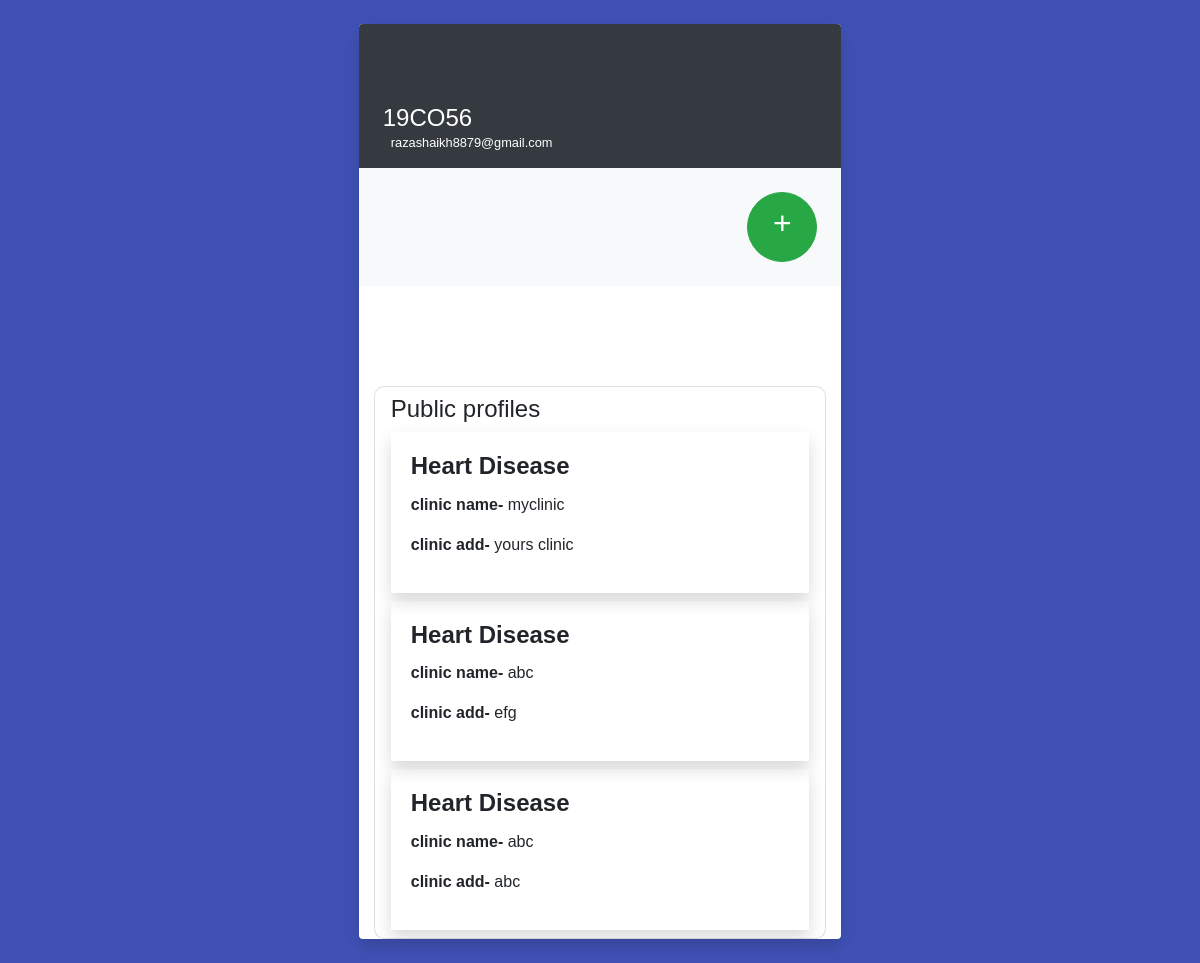
The app's page /accounts/profile/ (signed in) with its own data.
### accounts/models.py (models this page shows, shortened)
class DoctorInfo(models.Model):
    firstName = models.CharField(max_length=255)
    lastName  = models.CharField(max_length=255)
    username  = models.ForeignKey(User , on_delete=models.CASCADE)
    address   = models.CharField(max_length=500)
    clinic_name = models.CharField(max_length=256)
    specialization = models.CharField(max_length=255)
    phone  = models.IntegerField()
    description = models.TextField(max_length=500)

### accounts/views.py (the view)
# urls.py: path("profile/",views.doctor_profile,name="profile"),
def doctor_profile(request):
    if request.user.is_authenticated:
        data = DoctorInfo.objects.all()
        dic ={}
        c =0
        for d in data.values():
            if int(d['username_id']) == int(request.user.id):
                c +=1
                dic[f'data{c}'] = list(d.values())
        print(dic)
        return render(request,'profile.html',{'dic':dic})
    else:
        return redirect('/accounts/login/')

### accounts/templates/profile.html (shortened to what this page needs)
{% load static %}
<html>
    <head>
        <link rel="stylesheet" href="https://stackpath.bootstrapcdn.com/bootstrap/4.3.1/css/bootstrap.min.css">
        <link rel="stylesheet" href="{% static 'css/global.css' %}" >
    </head>
<body>
<div class="row py-4 px-0">
    <div class="col-xl-5 col-md-6 col-sm-10 mx-auto">
        <div class="bg-white shadow rounded overflow-hidden">
            <div class="px-4 pt-0 pb-4 bg-dark">
                <div class="media align-items-end profile-header">
                    <div class="media-body mb-5 text-white">
                        <h4 class="mt-0 mb-0">{{user.username}}</h4>
                        <p class="small mb-4"> {{user.email}}</p>
                    </div>
                </div>
            </div>
            <div class="bg-light p-4 d-flex justify-content-end text-center">
                <ul class="list-inline mb-0">
                    <li class="list-inline-item">
                        <a href="{% url 'doctor_page' %}" class="text-white "><button type="button" class="btn btn-success btn-circle btn-xl"> <h2> + </h2></button></a>
                    </li>
                </ul>
            </div>
            {% if dic %}
            <div class="container">
            <div class="card mt-5 border-5 pt-2 active pb-0 px-3">
                <h4>Public profiles</h4>
                {% for value in dic.values %}
                            <div class="card-body shadow mb-2">
                                <div class="row">
                                    <div class="col-12 ">
                                        <h4 class="card-title "><b>{{value.6}}</b></h4>
                                        <p><b>clinic name- </b> {{value.5}} </p>
                                        <p><b>clinic add- </b>{{value.4}}
                                    </div>
                                </div>
                            </div>
                {% endfor %}
            </div>
        </div>
            {% endif %}
        </div>
    </div>
</div>
</body>
</html>

### static/css/global.css (style rules this page uses)
body { font-family: 'Rubik', sans-serif; height: 100% !important; background-color: #3F51B5 !important }
.card { border-radius: 10px !important }
.container { margin-top: 100px !important }

### accounts/templates/profile.html (style rules this page uses)
.profile-header { transform: translateY(5rem); }
body { min-height: 100vh; }
.btn-circle.btn-xl { width: 70px; height: 70px; padding: 10px 16px; border-radius: 35px; font-size: 12px; text-align: center; }

### records on screen
DoctorInfo: specialization "Heart Disease", clinic_name "myclinic", address "yours clinic"
DoctorInfo: specialization "Heart Disease", clinic_name "abc", address "efg"
DoctorInfo: specialization "Heart Disease", clinic_name "abc", address "abc"

### other values on screen
{{ user.username }} "19CO56"
{{ user.email }} "razashaikh8879@gmail.com"
